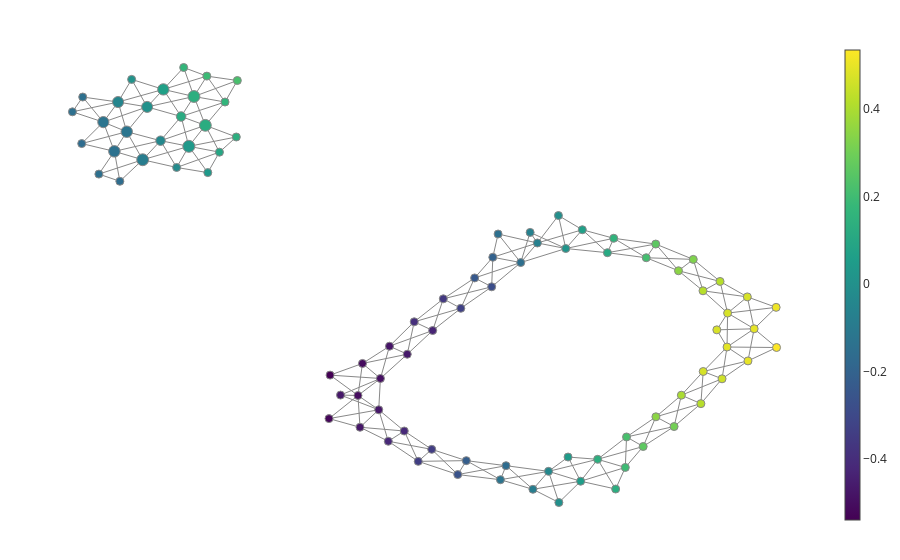

This figure's notebook cell:
### Code cell
fig = plot_static_mapper_graph(
    pipe, data, color_data=data, color_features=pca, node_color_statistic=lambda x: np.mean(x) / 2
)
fig.show(config={'scrollZoom': True})

### Figure 1 — Plotly figure (JSON) as saved in the notebook; plotly's stock layout.template omitted (floating-point values rounded to 4 significant figures; data arrays with more than 128 entries replaced by an {"elided": "..."} marker saying what was removed)
{"data": [{"hoverinfo": "none", "line": {"color": "#888", "width": 1}, "mode": "lines", "name": "edge_trace", "type": "scatter", "uid": "31e522a5-ee62-40f9-b480-fe5c1b3a51c6", "x": {"elided": "684 float values"}, "y": {"elided": "684 float values"}}, {"hoverinfo": "text", "hovertext": ["Node ID: 0<br>Pullback set label: 10<br>Partial cluster label: 0<br>Node size: 132<br>Summary statistic: 0.135", "Node ID: 1<br>Pullback set label: 58<br>Partial cluster label: 0<br>Node size: 398<br>Summary statistic: -0.14", "Node ID: 2<br>Pullback set label: 59<br>Partial cluster label: 0<br>Node size: 424<br>Summary statistic: -0.0833", "Node ID: 3<br>Pullback set label: 6<br>Partial cluster label: 0<br>Node size: 88<br>Summary statistic: 0.498", "Node ID: 4<br>Pullback set label: 15<br>Partial cluster label: 0<br>Node size: 122<br>Summary statistic: 0.49", "Node ID: 5<br>Pullback set label: 44<br>Partial cluster label: 0<br>Node size: 134<br>Summary statistic: 0.345", "Node ID: 6<br>Pullback set label: 78<br>Partial cluster label: 0<br>Node size: 46<br>Summary statistic: -0.238", "Node ID: 7<br>Pullback set label: 87<br>Partial cluster label: 0<br>Node size: 128<br>Summary statistic: -0.282", "Node ID: 8<br>Pullback set label: 54<br>Partial cluster label: 0<br>Node size: 126<br>Summary statistic: 0.261", "Node ID: 9<br>Pullback set label: 85<br>Partial cluster label: 0<br>Node size: 121<br>Summary statistic: -0.43", "Node ID: 10<br>Pullback set label: 9<br>Partial cluster label: 0<br>Node size: 91<br>Summary statistic: 0.0521", "Node ID: 11<br>Pullback set label: 19<br>Partial cluster label: 0<br>Node size: 136<br>Summary statistic: -0.0356", "Node ID: 12<br>Pullback set label: 79<br>Partial cluster label: 0<br>Node size: 118<br>Summary statistic: -0.152", "Node ID: 13<br>Pullback set label: 80<br>Partial cluster label: 0<br>Node size: 115<br>Summary statistic: -0.0717", "Node ID: 14<br>Pullback set label: 88<br>Partial cluster label: 0<br>Node size: 76<br>Summary statistic: -0.204", "Node ID: 15<br>Pullback set label: 89<br>Partial cluster label: 0<br>Node size: 16<br>Summary statistic: -0.147", "Node ID: 16<br>Pullback set label: 16<br>Partial cluster label: 0<br>Node size: 118<br>Summary statistic: 0.496", "Node ID: 17<br>Pullback set label: 25<br>Partial cluster label: 0<br>Node size: 134<br>Summary statistic: 0.471", "Node ID: 18<br>Pullback set label: 26<br>Partial cluster label: 0<br>Node size: 86<br>Summary statistic: 0.47", "Node ID: 19<br>Pullback set label: 33<br>Partial cluster label: 0<br>Node size: 35<br>Summary statistic: 0.416", "Node ID: 20<br>Pullback set label: 34<br>Partial cluster label: 0<br>Node size: 117<br>Summary statistic: 0.417", "Node ID: 21<br>Pullback set label: 51<br>Partial cluster label: 0<br>Node size: 433<br>Summary statistic: 0.035", "Node ID: 22<br>Pullback set label: 52<br>Partial cluster label: 0<br>Node size: 16<br>Summary statistic: 0.0952", "Node ID: 23<br>Pullback set label: 31<br>Partial cluster label: 0<br>Node size: 421<br>Summary statistic: 0.134", "Node ID: 24<br>Pullback set label: 32<br>Partial cluster label: 0<br>Node size: 160<br>Summary statistic: 0.162", "Node ID: 25<br>Pullback set label: 40<br>Partial cluster label: 0<br>Node size: 272<br>Summary statistic: 0.116", "Node ID: 26<br>Pullback set label: 41<br>Partial cluster label: 0<br>Node size: 418<br>Summary statistic: 0.125", "Node ID: 27<br>Pullback set label: 27<br>Partial cluster label: 0<br>Node size: 119<br>Summary statistic: -0.162", "Node ID: 28<br>Pullback set label: 28<br>Partial cluster label: 0<br>Node size: 76<br>Summary statistic: -0.125", "Node ID: 29<br>Pullback set label: 5<br>Partial cluster label: 0<br>Node size: 125<br>Summary statistic: 0.469", "Node ID: 30<br>Pullback set label: 4<br>Partial cluster label: 0<br>Node size: 129<br>Summary statistic: 0.419", "Node ID: 31<br>Pullback set label: 49<br>Partial cluster label: 0<br>Node size: 392<br>Summary statistic: -0.12", "Node ID: 32<br>Pullback set label: 63<br>Partial cluster label: 0<br>Node size: 132<br>Summary statistic: 0.157", "Node ID: 33<br>Pullback set label: 38<br>Partial cluster label: 0<br>Node size: 369<br>Summary statistic: -0.0492", "Node ID: 34<br>Pullback set label: 39<br>Partial cluster label: 0<br>Node size: 363<br>Summary statistic: 0.00386", "Node ID: 35<br>Pullback set label: 45<br>Partial cluster label: 0<br>Node size: 127<br>Summary statistic: -0.344", "Node ID: 36<br>Pullback set label: 55<br>Partial cluster label: 0<br>Node size: 119<br>Summary statistic: -0.418", "Node ID: 37<br>Pullback set label: 70<br>Partial cluster label: 0<br>Node size: 118<br>Summary statistic: 0.018", "Node ID: 38<br>Pullback set label: 71<br>Partial cluster label: 0<br>Node size: 92<br>Summary statistic: 0.0673", "Node ID: 39<br>Pullback set label: 81<br>Partial cluster label: 0<br>Node size: 17<br>Summary statistic: -0.0086", "Node ID: 40<br>Pullback set label: 65<br>Partial cluster label: 0<br>Node size: 135<br>Summary statistic: -0.473", "Node ID: 41<br>Pullback set label: 30<br>Partial cluster label: 0<br>Node size: 387<br>Summary statistic: 0.0689", "Node ID: 42<br>Pullback set label: 86<br>Partial cluster label: 0<br>Node size: 124<br>Summary statistic: -0.36", "Node ID: 43<br>Pullback set label: 48<br>Partial cluster label: 0<br>Node size: 378<br>Summary statistic: -0.125", "Node ID: 44<br>Pullback set label: 57<br>Partial cluster label: 0<br>Node size: 110<br>Summary statistic: -0.165", "Node ID: 45<br>Pullback set label: 76<br>Partial cluster label: 0<br>Node size: 13<br>Summary statistic: -0.395", "Node ID: 46<br>Pullback set label: 50<br>Partial cluster label: 0<br>Node size: 269<br>Summary statistic: -0.0351", "Node ID: 47<br>Pullback set label: 60<br>Partial cluster label: 0<br>Node size: 177<br>Summary statistic: -0.0223", "Node ID: 48<br>Pullback set label: 84<br>Partial cluster label: 0<br>Node size: 118<br>Summary statistic: -0.478", "Node ID: 49<br>Pullback set label: 73<br>Partial cluster label: 0<br>Node size: 89<br>Summary statistic: -0.508", "Node ID: 50<br>Pullback set label: 74<br>Partial cluster label: 0<br>Node size: 135<br>Summary statistic: -0.494", "Node ID: 51<br>Pullback set label: 46<br>Partial cluster label: 0<br>Node size: 25<br>Summary statistic: -0.342", "Node ID: 52<br>Pullback set label: 43<br>Partial cluster label: 0<br>Node size: 6<br>Summary statistic: 0.326", "Node ID: 53<br>Pullback set label: 68<br>Partial cluster label: 0<br>Node size: 11<br>Summary statistic: -0.146", "Node ID: 54<br>Pullback set label: 1<br>Partial cluster label: 0<br>Node size: 60<br>Summary statistic: 0.196", "Node ID: 55<br>Pullback set label: 2<br>Partial cluster label: 0<br>Node size: 122<br>Summary statistic: 0.263", "Node ID: 56<br>Pullback set label: 11<br>Partial cluster label: 0<br>Node size: 58<br>Summary statistic: 0.219", "Node ID: 57<br>Pullback set label: 3<br>Partial cluster label: 0<br>Node size: 130<br>Summary statistic: 0.346", "Node ID: 58<br>Pullback set label: 18<br>Partial cluster label: 0<br>Node size: 65<br>Summary statistic: -0.0853", "Node ID: 59<br>Pullback set label: 66<br>Partial cluster label: 0<br>Node size: 15<br>Summary statistic: -0.469", "Node ID: 60<br>Pullback set label: 62<br>Partial cluster label: 0<br>Node size: 36<br>Summary statistic: 0.108", "Node ID: 61<br>Pullback set label: 75<br>Partial cluster label: 0<br>Node size: 63<br>Summary statistic: -0.468", "Node ID: 62<br>Pullback set label: 83<br>Partial cluster label: 0<br>Node size: 55<br>Summary statistic: -0.51", "Node ID: 63<br>Pullback set label: 64<br>Partial cluster label: 0<br>Node size: 65<br>Summary statistic: -0.472", "Node ID: 64<br>Pullback set label: 56<br>Partial cluster label: 0<br>Node size: 69<br>Summary statistic: -0.415", "Node ID: 65<br>Pullback set label: 29<br>Partial cluster label: 0<br>Node size: 108<br>Summary statistic: 0.0123", "Node ID: 66<br>Pullback set label: 67<br>Partial cluster label: -1<br>Node size: 4<br>Summary statistic: -0.16", "Node ID: 67<br>Pullback set label: 35<br>Partial cluster label: 0<br>Node size: 131<br>Summary statistic: -0.263", "Node ID: 68<br>Pullback set label: 14<br>Partial cluster label: 0<br>Node size: 50<br>Summary statistic: 0.457", "Node ID: 69<br>Pullback set label: 36<br>Partial cluster label: 0<br>Node size: 25<br>Summary statistic: -0.221", "Node ID: 70<br>Pullback set label: 22<br>Partial cluster label: -1<br>Node size: 4<br>Summary statistic: 0.192", "Node ID: 71<br>Pullback set label: 77<br>Partial cluster label: 0<br>Node size: 11<br>Summary statistic: -0.329", "Node ID: 72<br>Pullback set label: 24<br>Partial cluster label: 0<br>Node size: 7<br>Summary statistic: 0.473", "Node ID: 73<br>Pullback set label: 82<br>Partial cluster label: -1<br>Node size: 4<br>Summary statistic: -0.54", "Node ID: 74<br>Pullback set label: 69<br>Partial cluster label: 0<br>Node size: 11<br>Summary statistic: -0.0662", "Node ID: 75<br>Pullback set label: 8<br>Partial cluster label: 0<br>Node size: 6<br>Summary statistic: -0.00278", "Node ID: 76<br>Pullback set label: 20<br>Partial cluster label: 0<br>Node size: 15<br>Summary statistic: 0.0458", "Node ID: 77<br>Pullback set label: 12<br>Partial cluster label: 0<br>Node size: 14<br>Summary statistic: 0.305", "Node ID: 78<br>Pullback set label: 21<br>Partial cluster label: -1<br>Node size: 1<br>Summary statistic: 0.168", "Node ID: 79<br>Pullback set label: 53<br>Partial cluster label: -1<br>Node size: 4<br>Summary statistic: 0.21", "Node ID: 80<br>Pullback set label: 13<br>Partial cluster label: 0<br>Node size: 11<br>Summary statistic: 0.397", "Node ID: 81<br>Pullback set label: 42<br>Partial cluster label: 0<br>Node size: 14<br>Summary statistic: 0.133", "Node ID: 82<br>Pullback set label: 17<br>Partial cluster label: 0<br>Node size: 8<br>Summary statistic: 0.51", "Node ID: 83<br>Pullback set label: 61<br>Partial cluster label: -1<br>Node size: 2<br>Summary statistic: 0.0376", "Node ID: 84<br>Pullback set label: 7<br>Partial cluster label: 0<br>Node size: 8<br>Summary statistic: 0.535", "Node ID: 85<br>Pullback set label: 0<br>Partial cluster label: -1<br>Node size: 4<br>Summary statistic: 0.127", "Node ID: 86<br>Pullback set label: 72<br>Partial cluster label: -1<br>Node size: 4<br>Summary statistic: -0.524", "Node ID: 87<br>Pullback set label: 37<br>Partial cluster label: 0<br>Node size: 5<br>Summary statistic: -0.143", "Node ID: 88<br>Pullback set label: 47<br>Partial cluster label: 0<br>Node size: 6<br>Summary statistic: -0.144", "Node ID: 89<br>Pullback set label: 23<br>Partial cluster label: -1<br>Node size: 1<br>Summary statistic: 0.219"], "marker": {"color": [0.1351, -0.1402, -0.08328, 0.4982, 0.4897, 0.3446, -0.2376, -0.282, 0.261, -0.4297, 0.05214, -0.0356, -0.1516, -0.07173, -0.2035, -0.147, 0.4961, 0.4706, 0.4701, 0.4159, 0.4169, 0.03497, 0.0952, 0.1341, 0.162, 0.1164, 0.1252, -0.1623, -0.1254, 0.4694, 0.4188, -0.1199, 0.1575, -0.04915, 0.003865, -0.3444, -0.4177, 0.018, 0.06734, -0.008604, -0.4729, 0.06889, -0.3602, -0.1253, -0.1648, -0.3954, -0.03511, -0.02225, -0.4781, -0.5077, -0.4945, -0.3417, 0.3256, -0.1457, 0.1958, 0.2633, 0.2188, 0.3462, -0.08529, -0.4692, 0.1084, -0.4678, -0.5097, -0.4722, -0.4154, 0.01232, -0.1599, -0.2634, 0.4567, -0.2212, 0.1917, -0.3287, 0.473, -0.5399, -0.06616, -0.002782, 0.04584, 0.3051, 0.1679, 0.2095, 0.3974, 0.1331, 0.5104, 0.03759, 0.5352, 0.1269, -0.5241, -0.1427, -0.1444, 0.2185], "colorbar": {"thickness": 15, "title": {"side": "right", "text": ""}, "xanchor": "left"}, "colorscale": [[0, "#440154"], [0.1111, "#482878"], [0.2222, "#3e4989"], [0.3333, "#31688e"], [0.4444, "#26828e"], [0.5556, "#1f9e89"], [0.6667, "#35b779"], [0.7778, "#6ece58"], [0.8889, "#b5de2b"], [1, "#fde725"]], "line": {"color": "#888", "width": 1}, "opacity": 1, "reversescale": false, "showscale": true, "size": [132, 398, 424, 88, 122, 134, 46, 128, 126, 121, 91, 136, 118, 115, 76, 16, 118, 134, 86, 35, 117, 433, 16, 421, 160, 272, 418, 119, 76, 125, 129, 392, 132, 369, 363, 127, 119, 118, 92, 17, 135, 387, 124, 378, 110, 13, 269, 177, 118, 89, 135, 25, 6, 11, 60, 122, 58, 130, 65, 15, 36, 63, 55, 65, 69, 108, 4, 131, 50, 25, 4, 11, 7, 4, 11, 6, 15, 14, 1, 4, 11, 14, 8, 2, 8, 4, 4, 5, 6, 1], "sizemin": 4, "sizemode": "area", "sizeref": 6.014}, "mode": "markers", "name": "node_trace", "type": "scatter", "uid": "ad138bc4-df48-48a2-8d26-c2779d0f2495", "x": [2.23, -5.907, -5.431, 4.761, 4.409, 3.591, 0.1588, 0.4456, 3.208, -0.5479, 1.944, 1.403, 0.9347, 1.215, 0.4645, 0.5532, 4.865, 4.418, 4.751, 4.291, 4.004, -4.654, -4.138, -4.568, -4.045, -4.784, -4.375, 0.6871, 0.593, 4.007, 3.969, -5.699, 2.501, -5.845, -5.356, -0.5639, -1.295, 1.693, 1.972, 1.569, -1.456, -5.083, -0.3691, -6.094, -6.457, -0.8586, -5.13, -4.859, -1.275, -1.806, -1.428, -0.7912, 3.84, -6.168, 2.696, 2.996, 2.716, 3.211, 1.14, -2.1, 2.394, -0.9759, -1.73, -1.772, -1.027, -5.617, -5.815, -0.1257, 4.325, 0.01853, -4.351, -0.07415, 4.237, -2.276, 1.093, 1.577, 1.732, 3.517, -4.741, 3.048, 3.64, -3.855, 5.235, -4.335, 5.242, 2.533, -2.294, -6.441, -6.614, -3.837], "y": [-4.236, 3.798, 3.579, -1.669, -1.307, 0.6832, 0.4961, 0.2641, 1.38, -0.8756, -4.808, -4.55, 0.897, 1.408, 1.036, 1.642, -0.8303, -0.421, 0.001535, 0.4046, 0.1603, 3.929, 3.778, 5.229, 5.086, 4.707, 4.477, -4.403, -4.768, -1.945, -2.784, 4.31, 1.53, 5.085, 4.958, -3.977, -3.765, 1.263, 1.753, 2.124, -2.943, 5.415, -0.0494, 4.561, 4.001, -0.6488, 4.076, 3.378, -1.284, -2.571, -2.127, -4.29, 0.9802, 3.205, -4.448, -3.901, -3.653, -3.127, -5.018, -2.56, 1.154, -1.494, -1.735, -3.4, -3.497, 5.676, 3.018, -4.633, -2.136, -4.271, 5.761, -0.2961, -0.8584, -2.04, 1.684, -5.363, -4.177, -3.381, 5.986, 1.023, -2.563, 4.173, -0.2718, 3.244, -1.319, -5.011, -3.174, 5.216, 4.829, 5.647]}], "layout": {"autosize": false, "hovermode": "closest", "margin": {"b": 20, "l": 5, "r": 5, "t": 40}, "showlegend": false, "title": {"text": ""}, "xaxis": {"showgrid": false, "showline": false, "showticklabels": false, "ticks": "", "title": {"text": ""}, "zeroline": false}, "yaxis": {"showgrid": false, "showline": false, "showticklabels": false, "ticks": "", "title": {"text": ""}, "zeroline": false}}}
